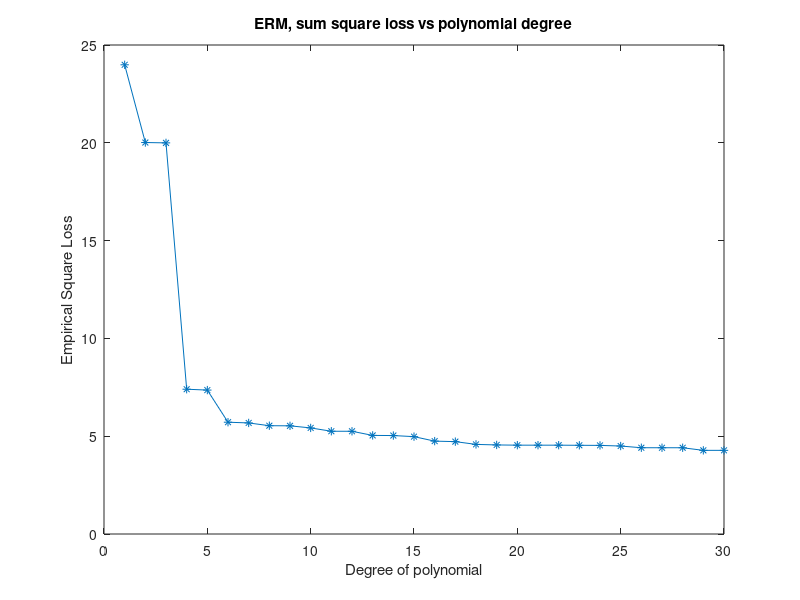
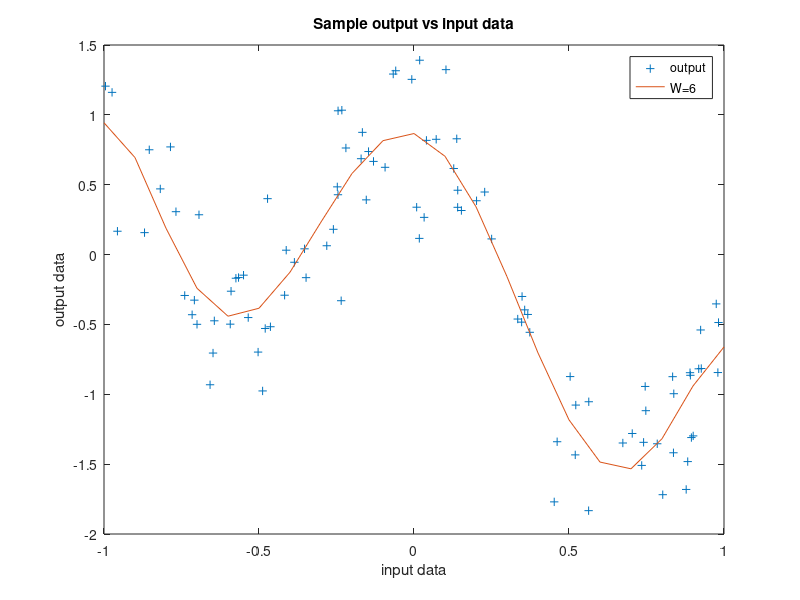

Here is the MATLAB script that generated these plots, in order:
x = load('dataset1_inputs.txt');
t = load('dataset1_outputs.txt');
w = 30;
errors = zeros(1,w);
for i=1:w    
    %polynomial curve fitting
    p = polyfit(x,t,i);
    results = polyval(p,x);
    errors(i) = sum(0.5 .* (results - t).^2);
end
figure;
plot([1:1:w],errors,'-*');
title('ERM, sum square loss vs polynomial degree');
xlabel('Degree of polynomial');
ylabel('Empirical Square Loss');

figure;

x2 = [-1:.1:1];
plot(x,t,'+',x2,polyval(polyfit(x,t,6),x2));

title('Sample output vs input data');
xlabel('input data');
ylabel('output data');
legend('output','W=6');






